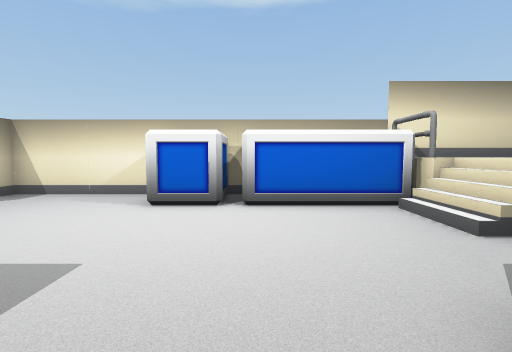
View 1 (above)

16 first-person views from a walk through a scene from a Unity 3-D project. The camera is 0.51 m above the floor, tilts 4° down and sees 85° across. The floor is counted in squares, 0.5 m on a side. Each view is taken from the middle of a square. On the plan, view 1 faces up. The plan holds only what a view shows up to about 11 squares ahead; the rest is blank. Some animated figures are left out.

View 2
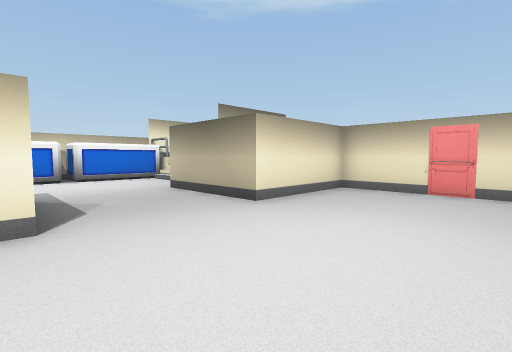

View 3
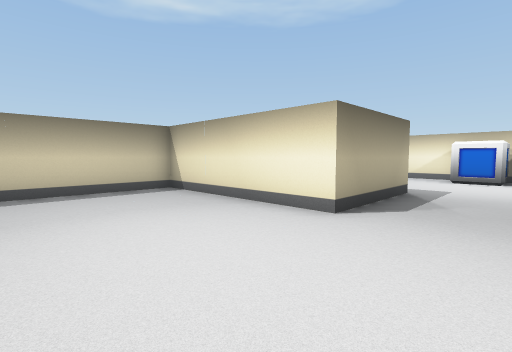

View 4
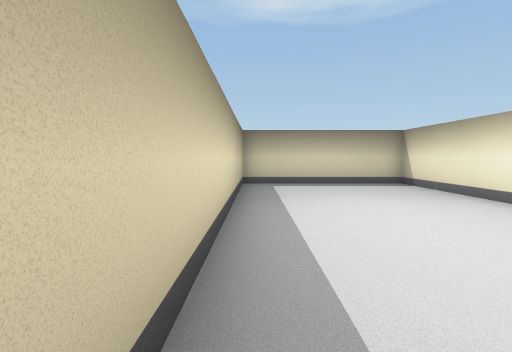

View 5
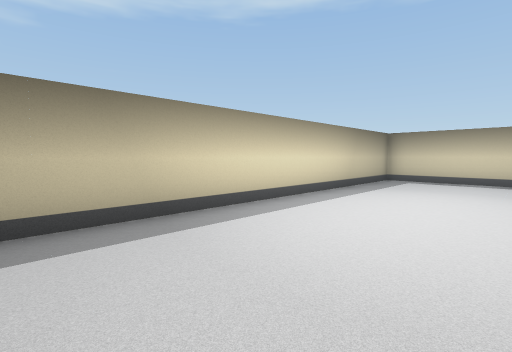

View 6
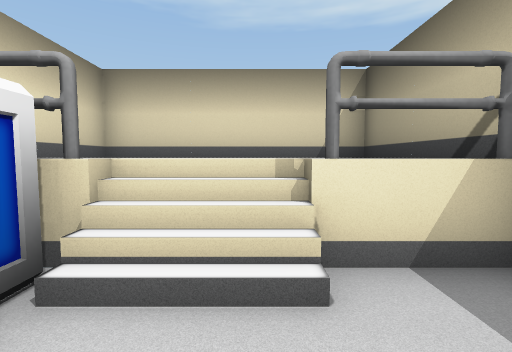

View 7
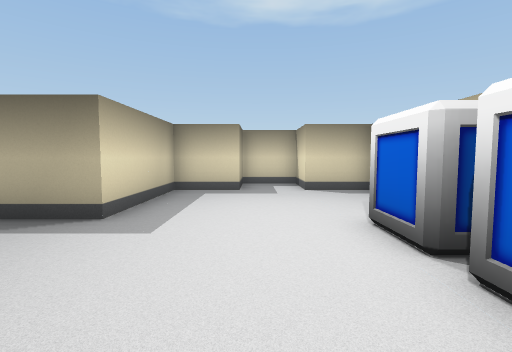

View 8
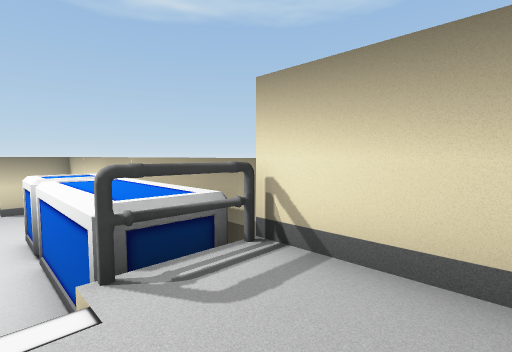

View 9
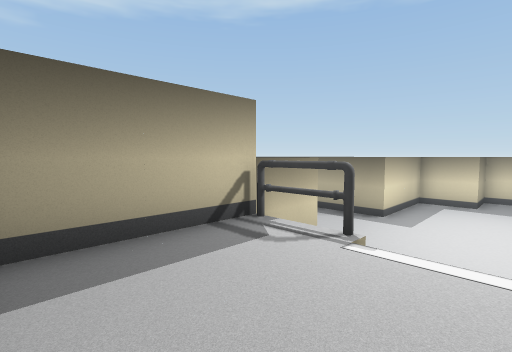

View 10
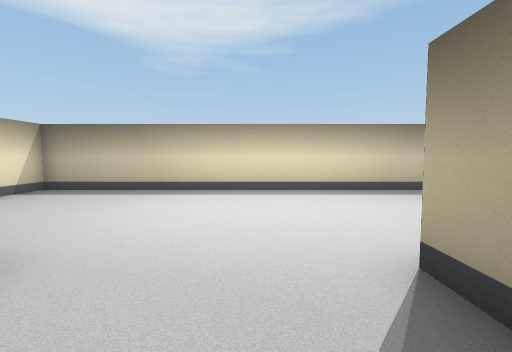

View 11
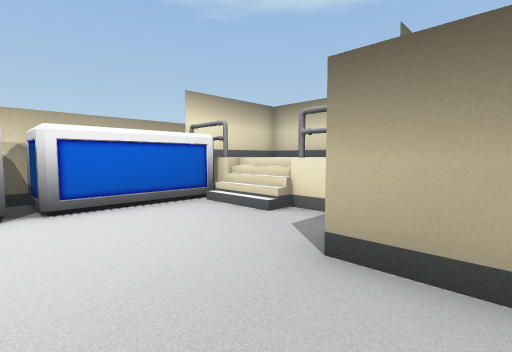

View 12
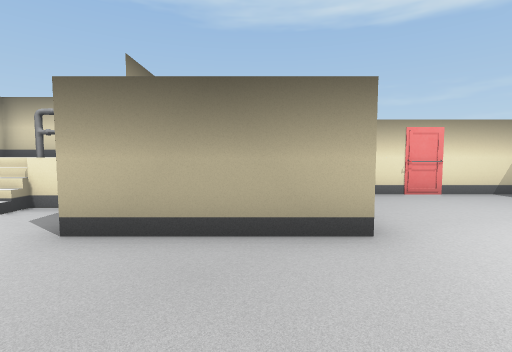

View 13
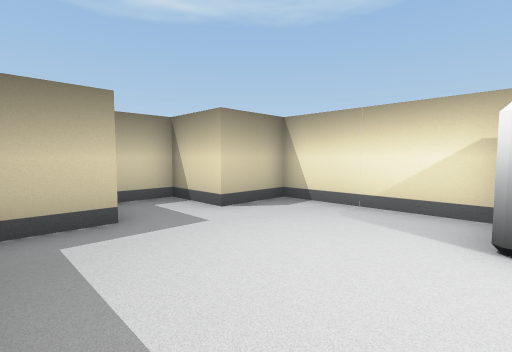

View 14
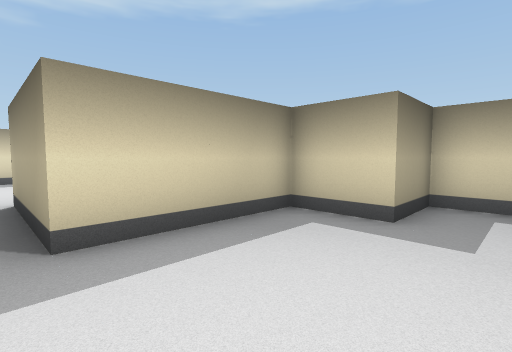

View 15
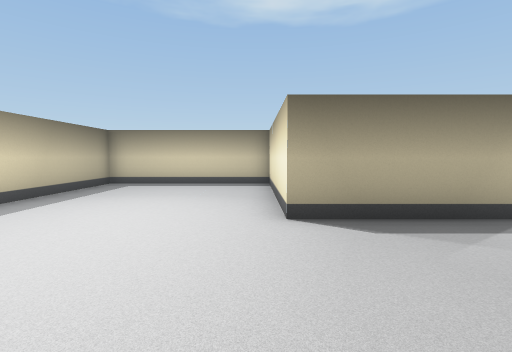

View 16
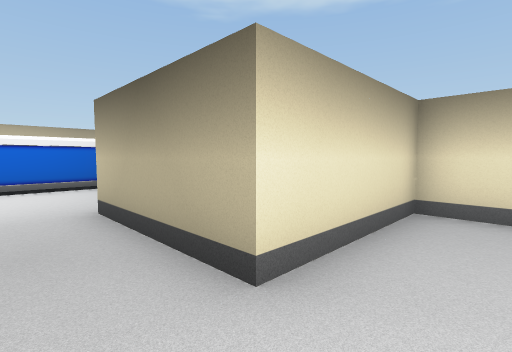

### Floor plan
Key: @ floor where view 1 was taken; # wall or solid block; . main floor; : floor 0.5 m higher than the main floor; / step, stairs or slope; R railing; O other object.
Columns run from 9 left of view 1 to 8 right of it. Each row starts with its distance up from view 1.
  8   ################
  7   #....OOOOOOR:: #
  6 ###....OOOOOOR:  #
  5 #...........//:::#
  4 #...........//:: #
  3 ###..........R:::#
  2   #..........R:::#
  1   #####....#######
  0       #..@.#
 -1       #....#
 -2 #######....#####
 -3 #..............#
 -4 #..............#
 -5 #............ OO
 -6 #............ OO
 -7 #..............#
 -8 #..............#
 -9 ################

Positions as (right, up) in squares from view 1, and headings:
1: (0, 0), facing up
2: (-3, -7), facing up-right
3: (0, -7), facing up-left
4: (2, -8), facing left
5: (4, -4), facing down-left
6: (1, 4), facing right
7: (2, 4), facing left
8: (6, 5), facing up-left
9: (7, 5), facing down-left
10: (-1, 0), facing down
11: (-1, 0), facing up-right
12: (-2, -1), facing right
13: (-2, 2), facing up-left
14: (-2, 5), facing down-left
15: (2, -3), facing left
16: (0, -4), facing up-right
